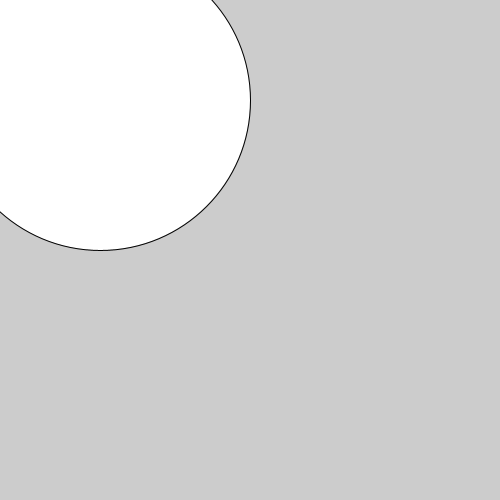
Frame 1 (no input)
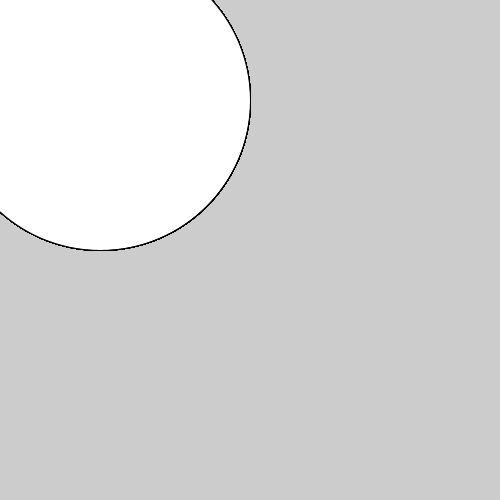
Frame 60 (the mouse pressed at the canvas centre just before this capture)
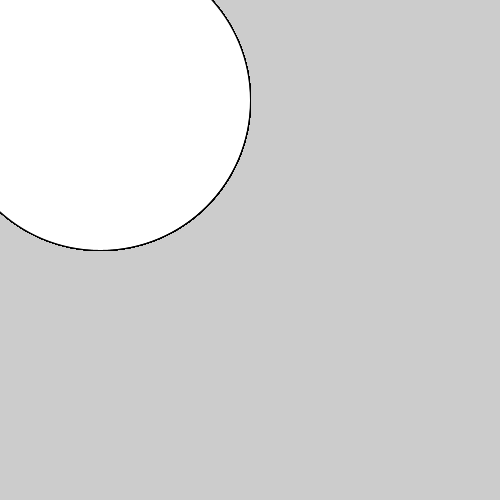
Frame 120 (the mouse held since frame 60 and released just before this capture)

The Processing sketch that drew these frames (run headless with seeded random() and noise(); from frame 60 on, the mouse is pressed at the canvas centre):

// Processing sketch: Circle_lame_thing
// ── Circle_lame_thing.pde
void setup(){
  size(500,500);
}

void draw(){
  circularthing(100,100,300);
}
// ── Haha.pde
void circularthing(float circX, float circY,float circD){
  ellipse(circX,circY,circD,circD);
}
